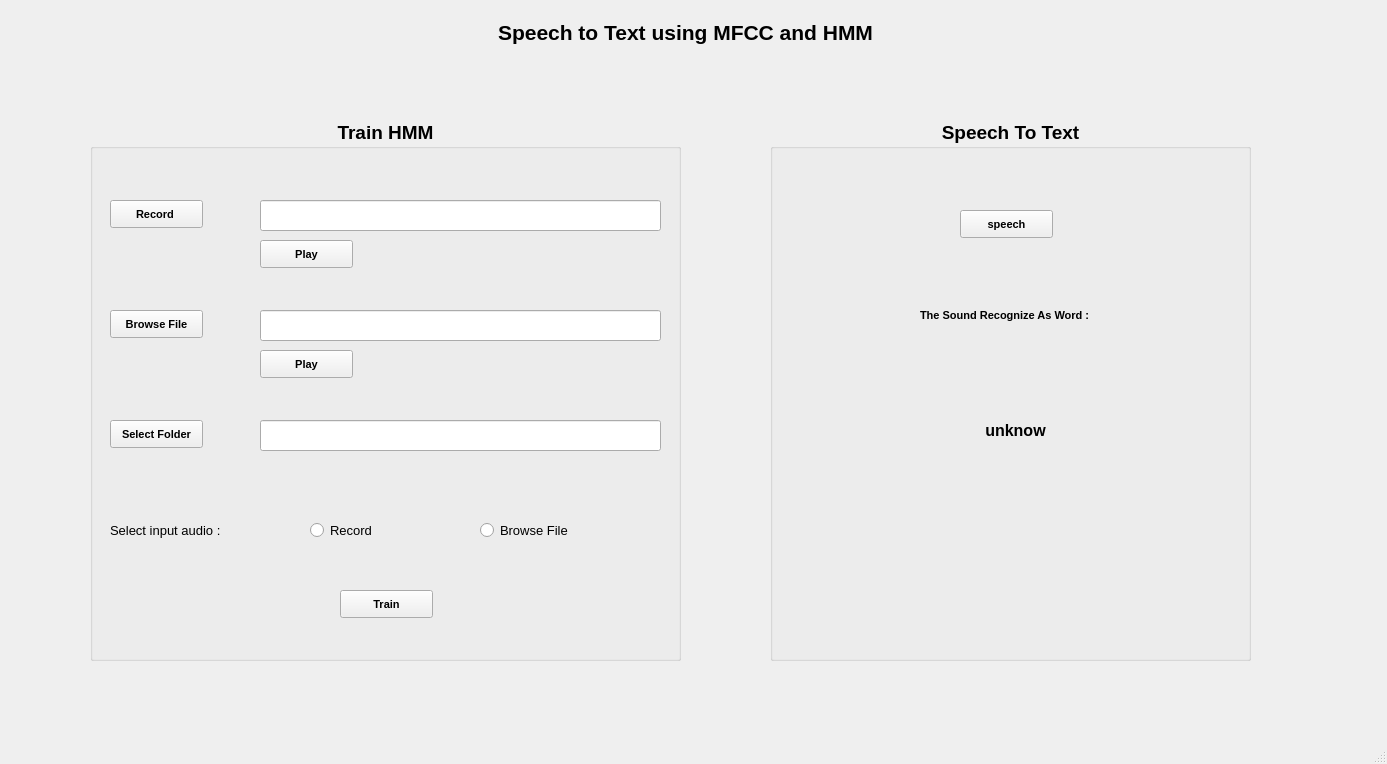
<?xml version="1.0" encoding="UTF-8"?>
<ui version="4.0">
 <class>MainWindow</class>
 <widget class="QMainWindow" name="MainWindow">
  <property name="geometry">
   <rect>
    <x>0</x>
    <y>0</y>
    <width>1387</width>
    <height>764</height>
   </rect>
  </property>
  <property name="windowTitle">
   <string>SPEECH TO TEXT</string>
  </property>
  <widget class="QWidget" name="centralwidget">
   <widget class="QGroupBox" name="groupBox">
    <property name="geometry">
     <rect>
      <x>90</x>
      <y>120</y>
      <width>591</width>
      <height>541</height>
     </rect>
    </property>
    <property name="font">
     <font>
      <family>MS Shell Dlg 2</family>
      <pointsize>14</pointsize>
      <weight>75</weight>
      <bold>true</bold>
     </font>
    </property>
    <property name="autoFillBackground">
     <bool>false</bool>
    </property>
    <property name="title">
     <string>Train HMM</string>
    </property>
    <property name="alignment">
     <set>Qt::AlignHCenter|Qt::AlignTop</set>
    </property>
    <property name="flat">
     <bool>false</bool>
    </property>
    <property name="checkable">
     <bool>false</bool>
    </property>
    <widget class="QPushButton" name="recordHMM">
     <property name="geometry">
      <rect>
       <x>20</x>
       <y>80</y>
       <width>93</width>
       <height>28</height>
      </rect>
     </property>
     <property name="font">
      <font>
       <pointsize>8</pointsize>
      </font>
     </property>
     <property name="text">
      <string>Record </string>
     </property>
    </widget>
    <widget class="QPushButton" name="browseHMM">
     <property name="geometry">
      <rect>
       <x>20</x>
       <y>190</y>
       <width>93</width>
       <height>28</height>
      </rect>
     </property>
     <property name="font">
      <font>
       <pointsize>8</pointsize>
      </font>
     </property>
     <property name="text">
      <string>Browse File</string>
     </property>
    </widget>
    <widget class="QPushButton" name="trainHMM">
     <property name="geometry">
      <rect>
       <x>250</x>
       <y>470</y>
       <width>93</width>
       <height>28</height>
      </rect>
     </property>
     <property name="font">
      <font>
       <pointsize>8</pointsize>
      </font>
     </property>
     <property name="text">
      <string>Train</string>
     </property>
    </widget>
    <widget class="QPushButton" name="saveHMM">
     <property name="geometry">
      <rect>
       <x>20</x>
       <y>300</y>
       <width>93</width>
       <height>28</height>
      </rect>
     </property>
     <property name="font">
      <font>
       <pointsize>8</pointsize>
      </font>
     </property>
     <property name="text">
      <string>Select Folder</string>
     </property>
    </widget>
    <widget class="QLineEdit" name="recordName">
     <property name="geometry">
      <rect>
       <x>170</x>
       <y>80</y>
       <width>401</width>
       <height>31</height>
      </rect>
     </property>
     <property name="font">
      <font>
       <pointsize>8</pointsize>
       <weight>75</weight>
       <bold>true</bold>
      </font>
     </property>
    </widget>
    <widget class="QLineEdit" name="browseName">
     <property name="geometry">
      <rect>
       <x>170</x>
       <y>190</y>
       <width>401</width>
       <height>31</height>
      </rect>
     </property>
     <property name="font">
      <font>
       <pointsize>8</pointsize>
       <weight>75</weight>
       <bold>true</bold>
      </font>
     </property>
    </widget>
    <widget class="QLineEdit" name="saveName">
     <property name="geometry">
      <rect>
       <x>170</x>
       <y>300</y>
       <width>401</width>
       <height>31</height>
      </rect>
     </property>
     <property name="font">
      <font>
       <pointsize>10</pointsize>
       <weight>50</weight>
       <bold>false</bold>
      </font>
     </property>
    </widget>
    <widget class="QPushButton" name="playHMM_R">
     <property name="geometry">
      <rect>
       <x>170</x>
       <y>120</y>
       <width>93</width>
       <height>28</height>
      </rect>
     </property>
     <property name="font">
      <font>
       <pointsize>8</pointsize>
      </font>
     </property>
     <property name="text">
      <string>Play</string>
     </property>
    </widget>
    <widget class="QPushButton" name="playHMM_F">
     <property name="geometry">
      <rect>
       <x>170</x>
       <y>230</y>
       <width>93</width>
       <height>28</height>
      </rect>
     </property>
     <property name="font">
      <font>
       <pointsize>8</pointsize>
      </font>
     </property>
     <property name="text">
      <string>Play</string>
     </property>
    </widget>
    <widget class="QRadioButton" name="fromRecord">
     <property name="geometry">
      <rect>
       <x>220</x>
       <y>400</y>
       <width>95</width>
       <height>20</height>
      </rect>
     </property>
     <property name="font">
      <font>
       <pointsize>10</pointsize>
       <weight>50</weight>
       <bold>false</bold>
      </font>
     </property>
     <property name="text">
      <string>Record</string>
     </property>
    </widget>
    <widget class="QRadioButton" name="fromBrowse">
     <property name="geometry">
      <rect>
       <x>390</x>
       <y>400</y>
       <width>151</width>
       <height>20</height>
      </rect>
     </property>
     <property name="font">
      <font>
       <pointsize>10</pointsize>
       <weight>50</weight>
       <bold>false</bold>
      </font>
     </property>
     <property name="text">
      <string>Browse File</string>
     </property>
    </widget>
    <widget class="QLabel" name="label">
     <property name="geometry">
      <rect>
       <x>20</x>
       <y>400</y>
       <width>151</width>
       <height>21</height>
      </rect>
     </property>
     <property name="font">
      <font>
       <pointsize>10</pointsize>
       <weight>50</weight>
       <bold>false</bold>
      </font>
     </property>
     <property name="text">
      <string>Select input audio : </string>
     </property>
    </widget>
   </widget>
   <widget class="QGroupBox" name="groupBox_2">
    <property name="geometry">
     <rect>
      <x>770</x>
      <y>120</y>
      <width>481</width>
      <height>541</height>
     </rect>
    </property>
    <property name="font">
     <font>
      <pointsize>14</pointsize>
      <weight>75</weight>
      <bold>true</bold>
     </font>
    </property>
    <property name="title">
     <string>Speech To Text</string>
    </property>
    <property name="alignment">
     <set>Qt::AlignHCenter|Qt::AlignTop</set>
    </property>
    <widget class="QPushButton" name="speechSTT">
     <property name="geometry">
      <rect>
       <x>190</x>
       <y>90</y>
       <width>93</width>
       <height>28</height>
      </rect>
     </property>
     <property name="font">
      <font>
       <pointsize>8</pointsize>
      </font>
     </property>
     <property name="text">
      <string>speech</string>
     </property>
    </widget>
    <widget class="QLabel" name="result">
     <property name="geometry">
      <rect>
       <x>110</x>
       <y>250</y>
       <width>271</width>
       <height>121</height>
      </rect>
     </property>
     <property name="font">
      <font>
       <pointsize>12</pointsize>
      </font>
     </property>
     <property name="text">
      <string>unknow</string>
     </property>
     <property name="alignment">
      <set>Qt::AlignCenter</set>
     </property>
    </widget>
    <widget class="QLabel" name="resultLabel">
     <property name="geometry">
      <rect>
       <x>150</x>
       <y>180</y>
       <width>211</width>
       <height>31</height>
      </rect>
     </property>
     <property name="font">
      <font>
       <pointsize>8</pointsize>
      </font>
     </property>
     <property name="text">
      <string>The Sound Recognize As Word :</string>
     </property>
    </widget>
   </widget>
   <widget class="QLabel" name="label_3">
    <property name="geometry">
     <rect>
      <x>420</x>
      <y>20</y>
      <width>531</width>
      <height>31</height>
     </rect>
    </property>
    <property name="font">
     <font>
      <pointsize>16</pointsize>
      <weight>75</weight>
      <bold>true</bold>
     </font>
    </property>
    <property name="text">
     <string>Speech to Text using MFCC and HMM</string>
    </property>
    <property name="alignment">
     <set>Qt::AlignHCenter|Qt::AlignTop</set>
    </property>
   </widget>
  </widget>
  <widget class="QStatusBar" name="statusbar"/>
 </widget>
 <resources/>
 <connections/>
</ui>
